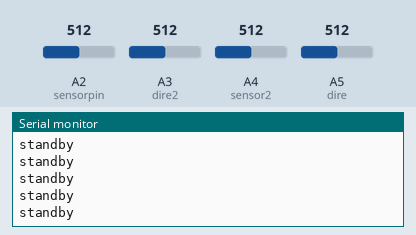
This sketch was run on a simulated Arduino Uno, built with avr-gcc and run on an emulated ATmega328P. Shown: the last lines printed to the serial monitor. The test bench sets the inputs (shaded band); at power-on: A2 (sensorpin) = 512, A4 (sensor2) = 512, A5 (dire) = 512, A3 (dire2) = 512.

Above: at 1.2 s.
1.3 s: A2 (sensorpin) set to 306
At 1.32 s:
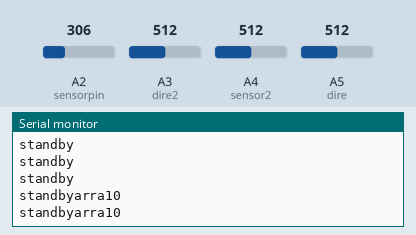
3.1 s: A4 (sensor2) set to 306
At 3.14 s:
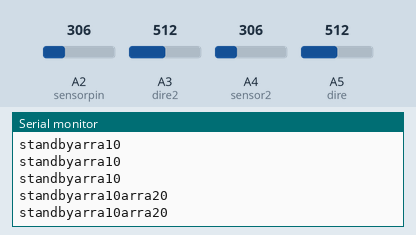
4.9 s: A5 (dire) set to 716
At 5.05 s:
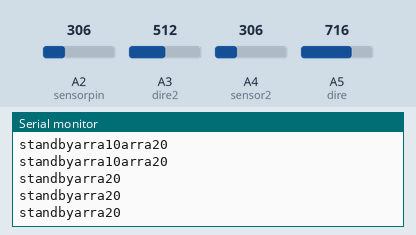

Measured:
- after the input at 1.3 s, the serial monitor: prints a new line at once (image 1)
- after the input at 3.1 s, the serial monitor: prints a new line at once (image 2)
- after the input at 4.9 s, the serial monitor: prints a new line at once (image 3)

The sketch:

python_test_2_sensorconfig.ino
```cpp
int sensorpin=A2;
int dire=A5;
int sensor2=A4;
int dire2=A3;
volatile unsigned long my_array[3];
void setup() {
  // put your setup code here, to run once:
Serial.begin(9600);
pinMode(sensorpin,INPUT);
pinMode(dire,INPUT);
pinMode(sensor2,INPUT);
pinMode(dire2,INPUT);
}
void loop()
{
 int sensorval=analogRead(sensorpin);
 int voltageval=(sensorval/1024.0)*5.0;//converts analog values into either 1 or 0.
  //Serial.print("vval:");
 //Serial.print(voltageval);
 int direval=analogRead(dire);
 int dirval=(direval/1024.0)*5.0;
 int sensorval2=analogRead(sensor2);
 int voltageval2=(sensorval2/1024.0)*5.0;//converts analog values into either 1 or 0.
  //Serial.print("vval:");
 //Serial.print(voltageval);
 int direval2=analogRead(dire2);
 int dirval2=(direval2/1024.0)*5.0;
 //Serial.print("\ndirval:");
 //Serial.print(dirval);
 if(voltageval<2&&dirval==2)
 {
  unsigned long rad1=millis();
  rad1=my_array[1];
  Serial.print("arra1");
  Serial.print(rad1);
 }
  if(voltageval2<2&&dirval2==2)
 {
  unsigned long rad2=millis();
  rad2=my_array[2];
  Serial.print("arra2");
  Serial.print(rad2);
 }
 if(my_array[1]>my_array[2])
 {
Serial.print("\nright");
delay(600);
}
else if(my_array[1]<my_array[2])
{
 Serial.print("\nleft");
 delay(600);
}
else{
  Serial.print("\nstandby");
  delay(100);
  //Serial.print("arra1");
  //Serial.print(my_array[1]);
  /*Serial.print("arra2");
  Serial.print(my_array[2]);*/
}
}
```
